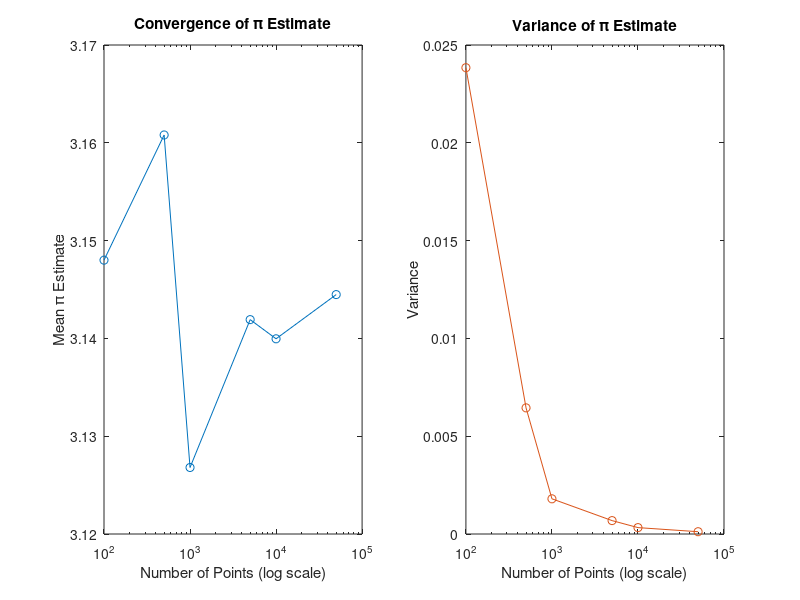

Reproduce this figure in MATLAB.
% Monte Carlo Simulation for Pi Estimation in MATLAB (Theme 4)

function MonteCarlo()
    rng(0);  % Fixed seed, so the results in the report can be reproduced

    % Parameters
    num_steps_list = [100, 500, 1000, 5000, 10000,50000]; % Number of points to test
    repetitions = 10; % Number of repetitions for variance evaluation

    % Run simulation
    results = simulate_and_evaluate(num_steps_list, repetitions);

    % Display results, next to the theoretical variance pi*(4-pi)/N
    fprintf('Points\tMean Pi\tVariance\tTheory\n');
    for i = 1:length(num_steps_list)
        num_points = num_steps_list(i);
        fprintf('%d\t%.5f\t%.5e\t%.5e\n', num_points, results(i).mean, results(i).variance, pi * (4 - pi) / num_points);
    end

    % Plot convergence
    means = [results.mean];
    variances = [results.variance];

    figure;
    subplot(1, 2, 1);
    semilogx(num_steps_list, means, '-o');
    title('Convergence of \pi Estimate');
    xlabel('Number of Points (log scale)');
    ylabel('Mean \pi Estimate');

    subplot(1, 2, 2);
    semilogx(num_steps_list, variances, '-o', 'Color', [0.8500, 0.3250, 0.0980]);
    title('Variance of \pi Estimate');
    xlabel('Number of Points (log scale)');
    ylabel('Variance');
end

function pi_estimate = monte_carlo_pi(num_points)
    % Generate random points
    x = rand(num_points, 1);
    y = rand(num_points, 1);

    % Check if points are inside the circle
    inside_circle = (x.^2 + y.^2) <= 1;

    % Estimate pi
    pi_estimate = 4 * sum(inside_circle) / num_points;
end

function results = simulate_and_evaluate(num_steps_list, repetitions)
    % Simulate Monte Carlo method for different point counts
    results = struct('mean', [], 'variance', []);

    for i = 1:length(num_steps_list)
        num_points = num_steps_list(i);
        estimates = zeros(repetitions, 1);

        for j = 1:repetitions
            estimates(j) = monte_carlo_pi(num_points);
        end

        % Store mean and variance
        results(i).mean = mean(estimates);
        results(i).variance = var(estimates);
    end
end
